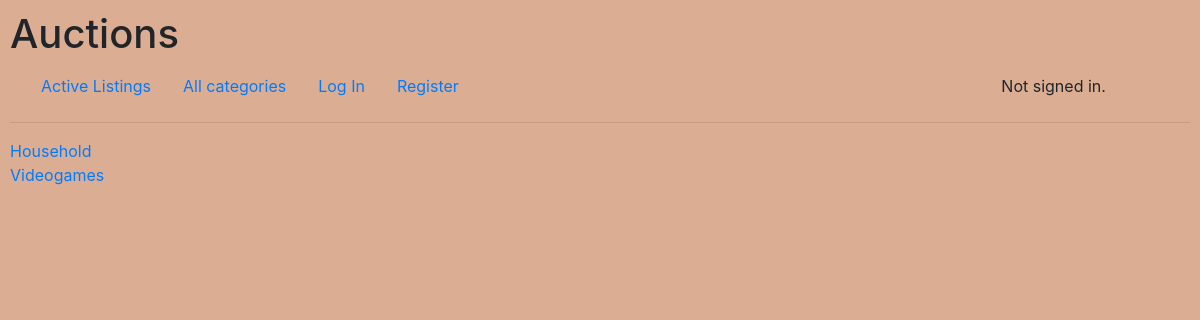
Before: /categories with the older database file.
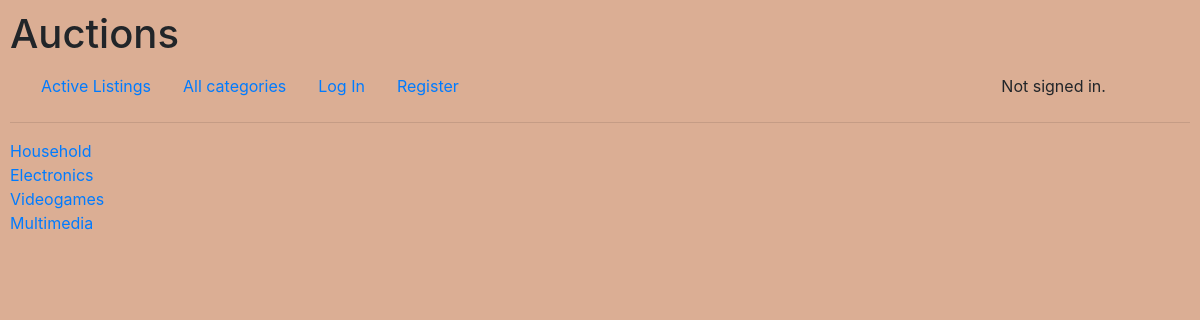
After: the same page with the newer database file.
### auctions/models.py (models this page shows, shortened)
class Listing(models.Model):
    title = models.CharField(max_length=64)
    description = models.TextField()
    startingPrize = models.PositiveIntegerField(validators=[MinValueValidator(0.01)])
    listingPrize = models.PositiveIntegerField(validators=[MinValueValidator(0.01)])
    imageUrl = models.CharField(max_length=128)
    category = models.CharField(max_length=64, default="others")
    listingOwner = models.ForeignKey(User, on_delete=models.CASCADE, related_name="listingCreator")
    listingStatus = models.CharField(max_length=64, default="open")

### auctions/views.py (the view)
# urls.py: path("categories", views.categories, name="categories"),
def categories(request):
    listings = Listing.objects.all()
    categoriesList = []
    for listing in listings:
        if listing.category not in categoriesList:
            categoriesList.append(listing.category)
    return render(request, "auctions/categories.html", {
        "categoriesList": categoriesList
    })

### auctions/templates/auctions/categories.html
{% extends "auctions/layout.html" %}
{% block body %}
    {% for category in categoriesList %}
        <a href="{% url 'categoryListings' category %}"> {{ category }}</a>
        <br>
    {% endfor %}
{% endblock %}

Changed rows visible on the page:
added Listing: categoriesList "Electronics"
added Listing: categoriesList "Multimedia"
